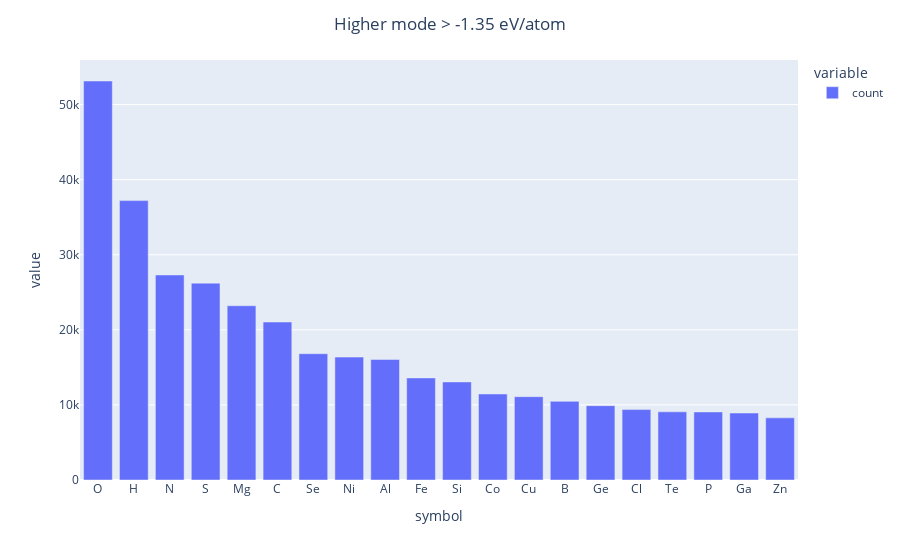
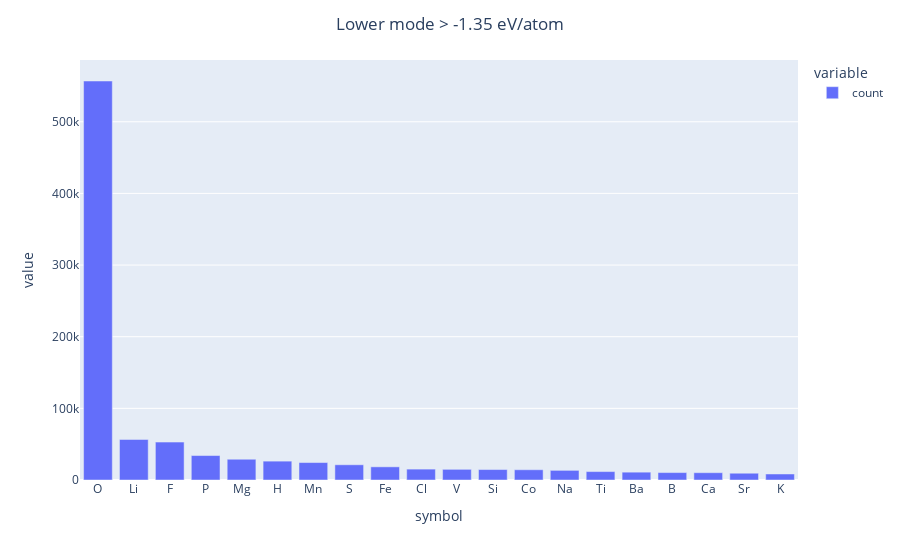

Notebook code cell kept with these figures, in order:
### Markdown cell above
Looks like the lower mode is mostly oxides, whereas the higher mode is much more mixed also containing a lot of nitrides, sulfides and selenides.

Another way to visualize this would be bar charts.

### Code cell
for comparator, label in ((">", "higher"), ("<=", "lower")):
    elem_counts = count_elements(
        df_e_form_all_mp.query(
            f"formation_energy_per_atom {comparator} {e_form_valley}"
        ).formula
    )
    elem_counts = count_elements(
        df_e_form_all_mp.query(
            f"formation_energy_per_atom {comparator} {e_form_valley}"
        ).formula
    )
    fig = px.bar(elem_counts.nlargest(20))
    title = f"{label.title()} mode > {e_form_valley} eV/atom"
    fig.update_layout(title=dict(text=title, x=0.5))
    fig.show()

### Figure 1 — Plotly figure (JSON) as saved in the notebook; plotly's stock layout.template omitted (floating-point values rounded to 4 significant figures)
{"data": [{"alignmentgroup": "True", "hovertemplate": "variable=count<br>symbol=%{x}<br>value=%{y}<extra></extra>", "legendgroup": "count", "marker": {"color": "#636efa", "pattern": {"shape": ""}}, "name": "count", "offsetgroup": "count", "orientation": "v", "showlegend": true, "textposition": "auto", "type": "bar", "x": ["O", "H", "N", "S", "Mg", "C", "Se", "Ni", "Al", "Fe", "Si", "Co", "Cu", "B", "Ge", "Cl", "Te", "P", "Ga", "Zn"], "xaxis": "x", "y": [53140, 37211, 27305, 26218, 23205, 21042, 16822, 16370, 16052, 13595, 13062, 11456, 11097, 10474, 9898, 9380, 9081, 9063, 8918, 8274], "yaxis": "y"}], "layout": {"barmode": "relative", "legend": {"title": {"text": "variable"}, "tracegroupgap": 0}, "margin": {"t": 60}, "title": {"text": "Higher mode > -1.35 eV/atom", "x": 0.5}, "xaxis": {"anchor": "y", "domain": [0, 1], "title": {"text": "symbol"}}, "yaxis": {"anchor": "x", "domain": [0, 1], "title": {"text": "value"}}}}

### Figure 2 — Plotly figure (JSON) as saved in the notebook; plotly's stock layout.template omitted (floating-point values rounded to 4 significant figures)
{"data": [{"alignmentgroup": "True", "hovertemplate": "variable=count<br>symbol=%{x}<br>value=%{y}<extra></extra>", "legendgroup": "count", "marker": {"color": "#636efa", "pattern": {"shape": ""}}, "name": "count", "offsetgroup": "count", "orientation": "v", "showlegend": true, "textposition": "auto", "type": "bar", "x": ["O", "Li", "F", "P", "Mg", "H", "Mn", "S", "Fe", "Cl", "V", "Si", "Co", "Na", "Ti", "Ba", "B", "Ca", "Sr", "K"], "xaxis": "x", "y": [556877, 56569, 52904, 34136, 28972, 26323, 24334, 21245, 18380, 15185, 14892, 14587, 14313, 13463, 11756, 10938, 10359, 10182, 9451, 8391], "yaxis": "y"}], "layout": {"barmode": "relative", "legend": {"title": {"text": "variable"}, "tracegroupgap": 0}, "margin": {"t": 60}, "title": {"text": "Lower mode > -1.35 eV/atom", "x": 0.5}, "xaxis": {"anchor": "y", "domain": [0, 1], "title": {"text": "symbol"}}, "yaxis": {"anchor": "x", "domain": [0, 1], "title": {"text": "value"}}}}
